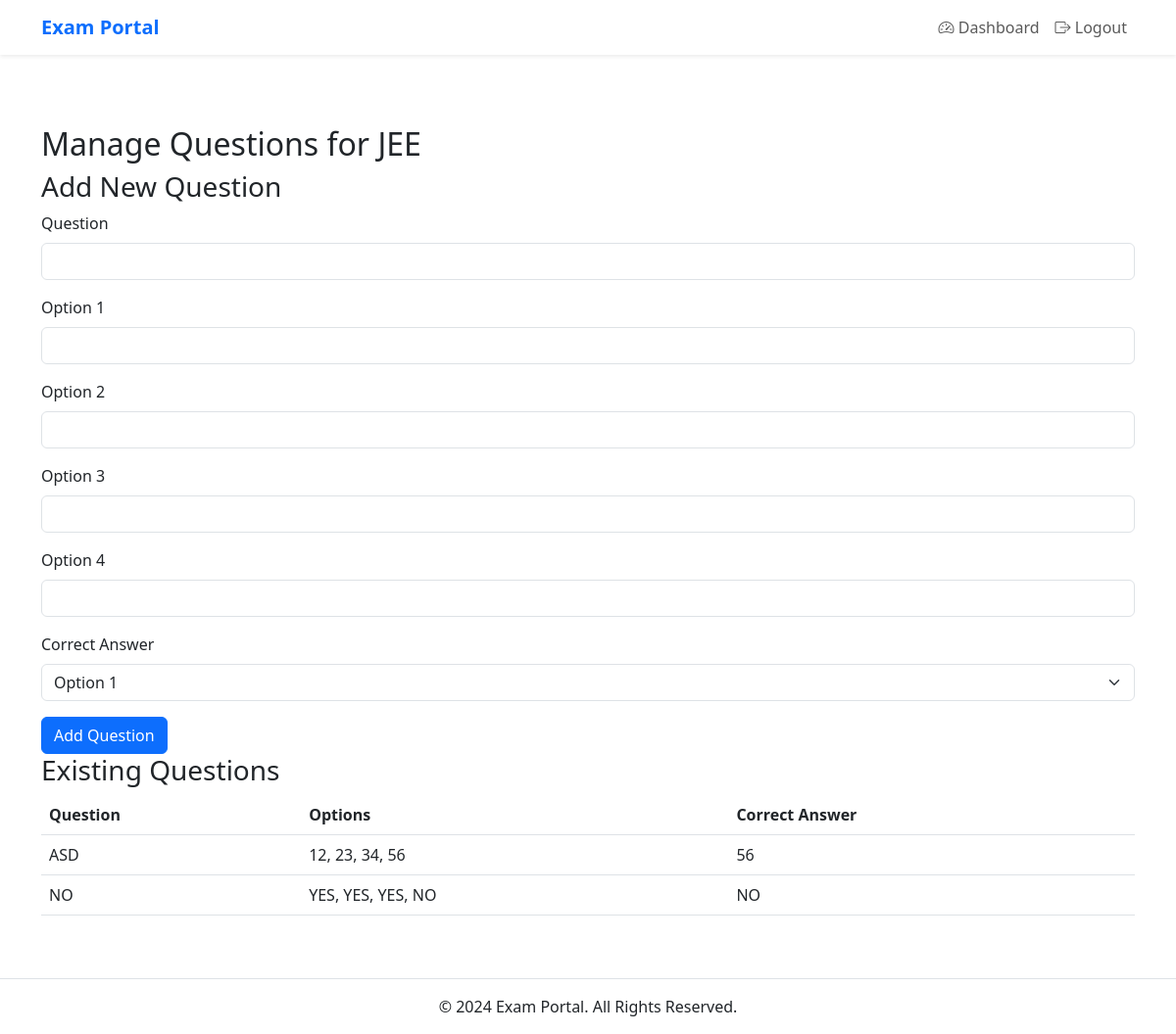
Page /admin/manage_questions/1 (signed in) on the earlier database version.
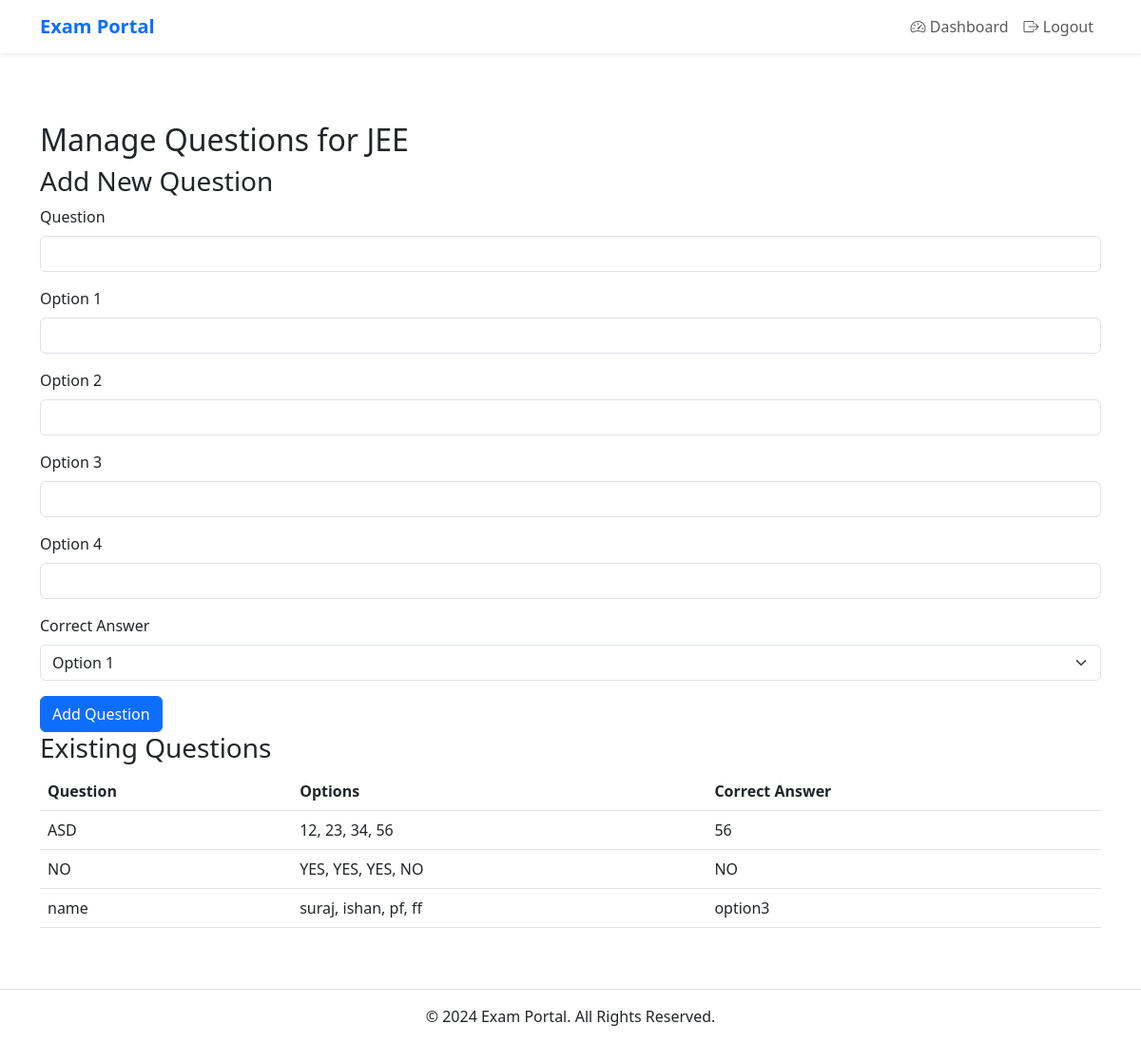
Same page on the later database version.
### app.py (models this page shows)
class MCQ(db.Model):
    __tablename__ = 'mcqs'
    id = db.Column(db.Integer, primary_key=True)
    exam_id = db.Column(
        db.Integer,
        db.ForeignKey('exams.id', name='fk_mcqs_exam_id'),  # Explicitly named foreign key
        nullable=False
    )
    question = db.Column(db.String(255), nullable=False)
    option1 = db.Column(db.String(100), nullable=False)
    option2 = db.Column(db.String(100), nullable=False)
    option3 = db.Column(db.String(100), nullable=False)
    option4 = db.Column(db.String(100), nullable=False)
    correct_answer = db.Column(db.String(100), nullable=False)

### app.py (the view, shortened to what this page needs)
@app.route('/admin/manage_questions/<int:exam_id>', methods=['GET', 'POST'])
def manage_questions(exam_id):
    if 'role' not in session or session['role'] != 'admin':
        flash('Unauthorized access!', 'danger')
        return redirect(url_for('login'))
    exam = Exam.query.get_or_404(exam_id)
    mcqs = MCQ.query.filter_by(exam_id=exam_id).all()
    return render_template('manage_questions.html', exam=exam, mcqs=mcqs)

### templates/manage_questions.html (shortened to what this page needs)
{% extends "base.html" %}
{% block content %}
<h2>Manage Questions for {{ exam.name }}</h2>
<h3>Add New Question</h3>
<form action="{{ url_for('manage_questions', exam_id=exam.id) }}" method="POST">
    <div class="mb-3">
        <label for="question" class="form-label">Question</label>
        <input type="text" class="form-control" id="question" name="question" required>
    </div>
    <div class="mb-3">
        <label for="option1" class="form-label">Option 1</label>
        <input type="text" class="form-control" id="option1" name="option1" required>
    </div>
    <div class="mb-3">
        <label for="option2" class="form-label">Option 2</label>
        <input type="text" class="form-control" id="option2" name="option2" required>
    </div>
    <div class="mb-3">
        <label for="option3" class="form-label">Option 3</label>
        <input type="text" class="form-control" id="option3" name="option3" required>
    </div>
    <div class="mb-3">
        <label for="option4" class="form-label">Option 4</label>
        <input type="text" class="form-control" id="option4" name="option4" required>
    </div>
    <div class="mb-3">
        <label for="correct_answer" class="form-label">Correct Answer</label>
        <select class="form-select" id="correct_answer" name="correct_answer" required>
            <option value="option1">Option 1</option>
        </select>
    </div>
    <button type="submit" class="btn btn-primary">Add Question</button>
</form>
<h3>Existing Questions</h3>
<table class="table">
    <thead>
        <tr>
            <th>Question</th>
            <th>Options</th>
            <th>Correct Answer</th>
        </tr>
    </thead>
    <tbody>
        {% for mcq in mcqs %}
        <tr>
            <td>{{ mcq.question }}</td>
            <td>{{ mcq.option1 }}, {{ mcq.option2 }}, {{ mcq.option3 }}, {{ mcq.option4 }}</td>
            <td>{{ mcq.correct_answer }}</td>
        </tr>
        {% endfor %}
    </tbody>
</table>
{% endblock %}

Differences in the rows shown:
added MCQ: question "name", option1 "suraj", option2 "ishan", option3 "pf", option4 "ff", correct_answer "option3"
